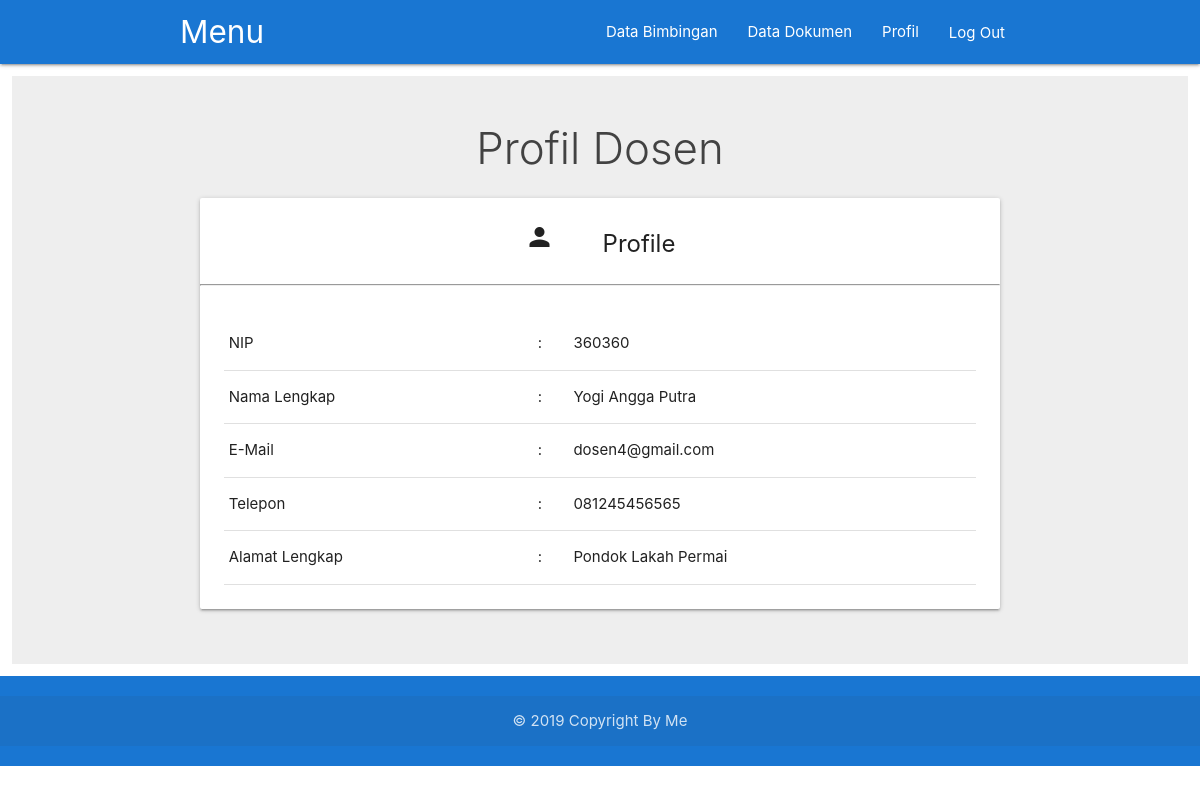
Page /user/index.php?page=pDosen (signed in) on the committed database.
### tables this page shows
CREATE TABLE `mhs` (
  `nim` varchar(11) NOT NULL DEFAULT '',
  `nama_mhs` varchar(50) DEFAULT NULL,
  `password_mhs` varchar(35) DEFAULT NULL,
  `email_mhs` varchar(35) DEFAULT NULL,
  `telp_mhs` varchar(13) DEFAULT NULL,
  `alamat_mhs` varchar(255) DEFAULT NULL,
  `nip` varchar(11) DEFAULT NULL,
  PRIMARY KEY (`nim`),
  KEY `FKDosen` (`nip`),
  CONSTRAINT `FKDosen` FOREIGN KEY (`nip`) REFERENCES `dosen` (`nip`) ON DELETE CASCADE ON UPDATE CASCADE
);

CREATE TABLE `dosen` (
  `nip` varchar(11) NOT NULL DEFAULT '',
  `nama_dosen` varchar(50) DEFAULT NULL,
  `password_dosen` varchar(35) DEFAULT NULL,
  `email_dosen` varchar(35) DEFAULT NULL,
  `telp_dosen` varchar(13) DEFAULT NULL,
  `alamat_dosen` varchar(255) DEFAULT NULL,
  PRIMARY KEY (`nip`)
);

### user/pages/pDosen.php (the view)
<section class="services grey lighten-3" style="margin: 1%;">
    <div class="container">
        <div class="row">
            <h3 class="light center grey-text text-darken-3">Profil Dosen</h3>
            <div class="col m12 s12">
                <div class="card center">
                    <i class="material-icons small" style="padding: 2%; margin: 1%;">person</i></i></i><span class="card-title light" style="margin: 3%;"><b>Profile</b></span>
                    <hr>
                    <div class="card-content">
                        <table border="0">
                            <tr>
                                <td> NIP </td>
                                <td> : </td>
                                <td> <?php echo $nip;?> </td>
                            </tr>
                            <tr>
                                <td> Nama Lengkap </td>
                                <td> : </td>
                                <td> <?php echo $nama_dosen;?> </td>
                            </tr>
                            <tr>
                                <td> E-Mail </td>
                                <td> : </td>
                                <td> <?php echo $email_dosen;?> </td>
                            </tr>
                            <tr>
                                <td> Telepon </td>
                                <td> : </td>
                                <td> <?php echo $telp_dosen;?> </td>
                            </tr>
                            <tr>
                                <td> Alamat Lengkap</td>
                                <td> : </td>
                                <td> <?php echo $alamat_dosen;?> </td>
                            </tr>
                        </table>
                    </div>
                </div>
            </div>
        </div>
    </div>
</section>

### assets/css/style.css (style rules this page uses)
hr { display: block; margin-top: 0.5em; margin-bottom: 0.5em; margin-left: auto; margin-right: auto; border-style: inset; border-width: 1px; }
section, footer { padding: 20px 0; }

### rows in the picture
mhs: nip.nip "360360", nip.nama_dosen "Yogi Angga Putra", nip.email_dosen "dosen4@gmail.com", nip.telp_dosen "081245456565", nip.alamat_dosen "Pondok Lakah Permai"
